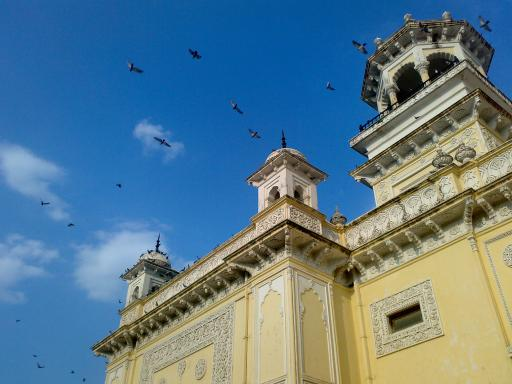
#> input picture docs/CV_KA_Meetup_1_7_November_2017/resources/home.jpg, 512 x 384 px
$ jupyter execute --allow-errors 1_OpenCV_Introduction.ipynb   (shell and % lines are left out)
#> lines starting #> are read from the running program, lines starting #| are printed output that depends on the picture; after the words box and inside, x2 and y2 are one past the last pixel; in counts of white or black regions, pixels touching at a corner belong together
# OpenCV by Example

In diesem Notebook werden euch einige Funktionen der Bibliothek OpenCV vorgestellt. OpenCV ist eine populäre Software Biblothek für Computer Vision. Die Funktionalitäten von OpenCV reichen von dem Bildmanipulation bis hin zur Klassifikation von verschiedenen Bildregionen zu Objekten. OpenCV stellt standardmäßig Interfaces für C++, Python und Java bereit. In diesem Notebook wird Python verwendet.

# Import von OpenCV
Um OpenCV zu verwenden muss die Bibliothek zuerst importiert werden. In Python werden Bibliotheken mit dem **import** Statement implementiert. OpenCV wird in Python als **cv2** Modul in der Regel bezeichnet. Weiterhin benötigen wir noch das Matplotlib um die Bilder im Jupyter Notebook anzuzeigen.

[cell 1]
#Magic Function: Dadurch werden die Plots/Bilder im Notebook dargestellt.

import cv2
import matplotlib.pyplot as plt

## Einlesen von Bilder

[cell 2]
path_to_image = "resources/home.jpg"
image = cv2.imread(path_to_image)
#> image is the input picture: shape (384, 512, 3); mean B, G, R 141.2, 123.9, 91.6

[cell 3]
image.shape
#> Out = (384, 512, 3)

# Interne Darstellung der Bilder
Bilder werden als Matrix dargestellt. Mit der Methode **image.shape** erhalten wir die Dimensionen des Bilds. In diesem haben wir die Werte *(384, 512, 3)*. Das bedeutet, dass das Bild eine Höhe von 384, eine Breite von 512 und 3 Kanäle für einen Pixel hat. Die bekannteste Darstellung der 3-Kanäle ist die Rot-Grün-Blau-Darstellung (RGB). Bei OpenCV werden die Bilder standardmäßig als Blau-Grün-Rot-Darstellung (BGR) verarbeitet.

### Ausgeben der Bilder
Zum Ausgeben der Bilder verwenden wir die Hilfsbibliothek Matplotlib. OpenCV verarbeitet die Bilder intern standardmäßig in einem BGR Kanal. Das erste Bild zeigt das Bild im BGR Kanal. Beim zweiten Bild wandeln wir BGR zu RGB mittels der Funktion *cv2.cvtColor(bild, kanal)* um.

[cell 4]
plt.imshow(image)

Um die Art

[cell 5]
rgb_image = cv2.cvtColor(image, cv2.COLOR_BGR2RGB)
plt.imshow(rgb_image)

## Pixel Selection

[cell 6]
rgb_image = cv2.cvtColor(image, cv2.COLOR_BGR2RGB)

# lese Farbwerte an Position y, x
y = 100
x = 50
(r, g, b) = rgb_image[y, x]
#> r = 35; g = 102; b = 170

# gib Farbwerte auf Bildschirm aus
print(r,g,b)
#| 35 102 170

# setze Farbwerte auf Rot (im RGB-Farbraum)
rgb_image[y, x] = (255, 255, 255)
#> rgb_image: shape (384, 512, 3); mean R, G, B 91.6, 123.9, 141.2
print(rgb_image[y,x])
#| [255 255 255]
plt.imshow(rgb_image)

[cell 7]
# waehle ein Region auf Interest an Punkt: (y, x) mit Dimension 50x50 Pixel
region_of_interest = rgb_image[y:y+50, x:x+50]

# setze ROI auf Gruen
region_of_interest[:, :] = (255, 0, 0)
plt.imshow(region_of_interest)

[cell 8]
plt.imshow(rgb_image)

## Thresholding

Mit Thresholding können mit Schwellwerten verschiedene Pixelbereiche in einem Bild selektiert werden

[cell 9]
rgb_image = cv2.cvtColor(image, cv2.COLOR_BGR2RGB)

selected_pixels = cv2.inRange(rgb_image, (0, 50, 50), (255,150,150))
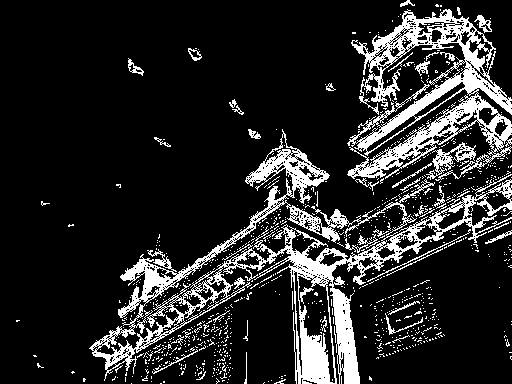
#> selected_pixels: shape (384, 512); 15.8% white; 906 white regions (860 under 20 px), largest, box (x1, y1, x2, y2) and area: (89, 129, 512, 384) 15972, (347, 9, 512, 181) 9641, (426, 142, 476, 180) 521

[cell 10]
plt.imshow(selected_pixels)

# Objekte zeichnen

[cell 11]
## Lines
cv2.line(rgb_image, (50, 50), (400, 350), (255, 0, 0), thickness=5)
#> rgb_image: shape (384, 512, 3); mean R, G, B 94.3, 121.9, 139
plt.imshow(rgb_image)

[cell 12]
## Rectangle
cv2.rectangle(rgb_image, (50, 50), (400, 350), (255, 0, 0), thickness=-1 )
plt.imshow(rgb_image)

[cell 13]
## Circle
height, width = rgb_image.shape[:2]
#> height = 384; width = 512
cv2.circle(rgb_image, (int(width/2)-5, int(height/2)-5), 10, (0, 255, 255), thickness=-1)
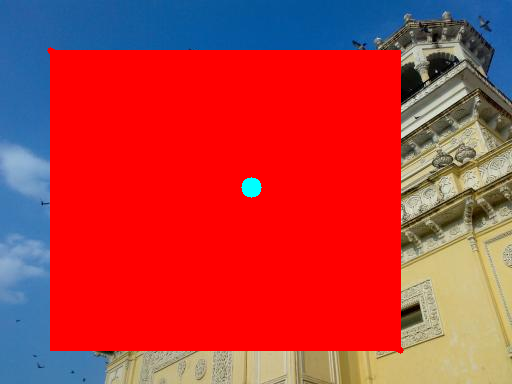
#> rgb_image: shape (384, 512, 3); mean R, G, B 184.4, 59.8, 63
plt.imshow(rgb_image)

# Haar Cascade Classifier

OpenCV verfügt von Hause aus über einige Standard Detectoren. Darunter gehören auch Klassifikatoren für die Augen und Gesichtserkennung. Standardmäßig werden die OpenCV Dateien als XML Datei im Ordner opencv/data/haarcascades/ abgespeichert.

#> (a cell that did not finish here is left out)

[cell 15]
face_cascade = cv2.CascadeClassifier('/Users/naxty/Tools/opencv/data/haarcascades/haarcascade_frontalface_default.xml')

[cell 16]
image = cv2.imread("resources/img_649.jpg")
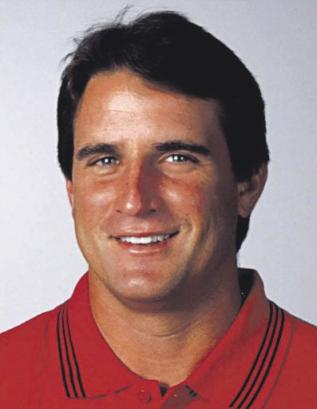
#> input picture docs/CV_KA_Meetup_1_7_November_2017/resources/img_649.jpg, 317 x 409 px
#> image is the input picture: shape (409, 317, 3); mean B, G, R 121.5, 122.2, 159.3
image = cv2.cvtColor(image, cv2.COLOR_BGR2RGB)
gray = cv2.cvtColor(image, cv2.COLOR_BGR2GRAY)
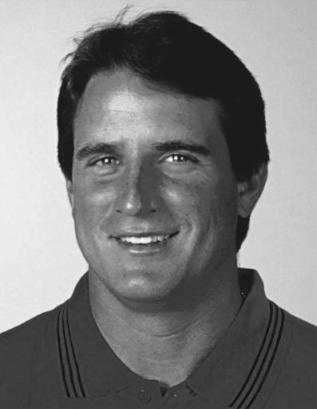
#> gray: shape (409, 317); min 11, max 251, mean 126.2

[cell 17]
plt.imshow(gray, cmap='gray')

[cell 18]
faces = face_cascade.detectMultiScale(gray, 1.3, 5)
#> faces = [[38, 76, 204, 204]]
for (x,y,w,h) in faces:
    cv2.rectangle(image,(x,y),(x+w,y+h),(255,0,0),2)
    roi_gray = gray[y:y+h, x:x+w]
    roi_color = image[y:y+h, x:x+w]
#> this loop made 1 pass
#> pass 1, `roi_gray = gray[y:y+h, x:x+w]`:
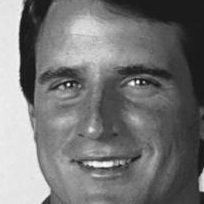
#> roi_gray: shape (204, 204); min 18, max 251, mean 118.5
#> after the loop:
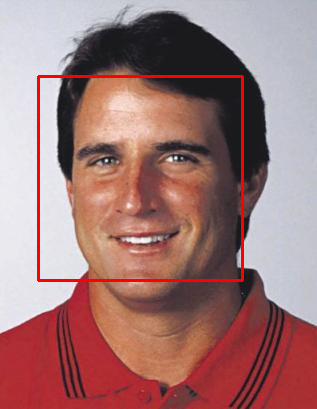
#> image: shape (409, 317, 3); mean R, G, B 161.6, 120, 119.2

[cell 19]
plt.imshow(image)

[cell 20]
eye_cascade = cv2.CascadeClassifier('/Users/naxty/Tools/opencv/data/haarcascades/haarcascade_eye.xml')

[cell 21]
faces = face_cascade.detectMultiScale(gray, 1.3, 5)
for (x,y,w,h) in faces:
    cv2.rectangle(image,(x,y),(x+w,y+h),(255,0,0),2)
    roi_gray = gray[y:y+h, x:x+w]
    roi_color = image[y:y+h, x:x+w]
    eyes = eye_cascade.detectMultiScale(roi_gray)
    for (ex,ey,ew,eh) in eyes:
        cv2.rectangle(roi_color,(ex,ey),(ex+ew,ey+eh),(0,255,0),2)
#> this loop made 1 pass
#> (x, y, w, h, eyes) on pass 1: (38, 76, 204, 204, [[52, 68, 32, 32], [111, 51, 62, 62]])
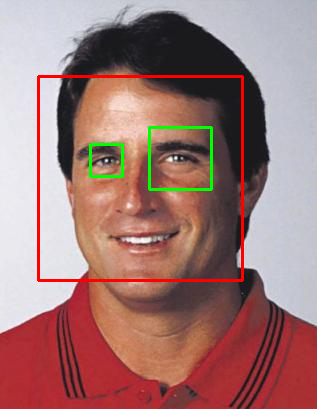
#> image: shape (409, 317, 3); 0.86% of pixels changed, all inside (x1, y1, x2, y2) = (89, 126, 213, 191)
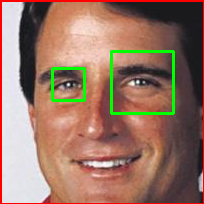
#> roi_color: shape (204, 204, 3); mean R, G, B 152.5, 117.8, 100.9

[cell 22]
plt.imshow(image)

Problem: Wir haben hier ein Auge mehrfach erkannt. In der Computer Vision gibt es dafür Algorithmen um solche Sachen zu präventieren bzw. algorithmisch zu verhindern.

# Pedestrian tracker

[cell 23]
hog = cv2.HOGDescriptor()
hog.setSVMDetector(cv2.HOGDescriptor_getDefaultPeopleDetector())

[cell 24]
image = cv2.imread("resources/FudanPed00010.png")
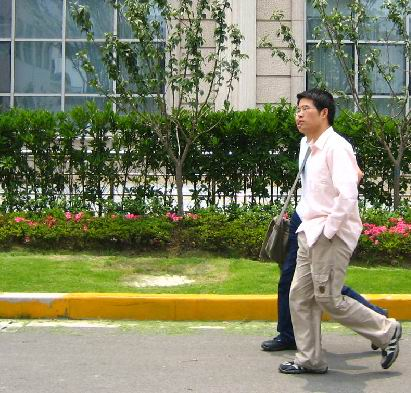
#> input picture docs/CV_KA_Meetup_1_7_November_2017/resources/FudanPed00010.png, 411 x 393 px
#> image is the input picture: shape (393, 411, 3); mean B, G, R 99, 129.9, 125
image = cv2.cvtColor(image, cv2.COLOR_BGR2RGB)

[cell 25]
plt.imshow(image)

[cell 26]
# detect people in the image
(rects, weights) = hog.detectMultiScale(image, winStride=(4, 4),
    padding=(8, 8), scale=1.5)
#> rects = [[256, 68, 144, 288]]; weights = [0.358]

# draw the original bounding boxes
for (x, y, w, h) in rects:
    cv2.rectangle(image, (x, y), (x + w, y + h), (0, 0, 255), 2)
#> this loop made 1 pass
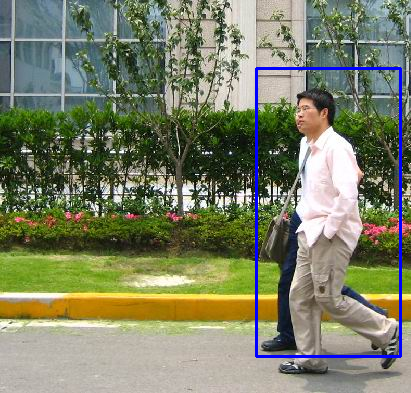
#> image: shape (393, 411, 3); mean R, G, B 123.1, 127.9, 101.6
